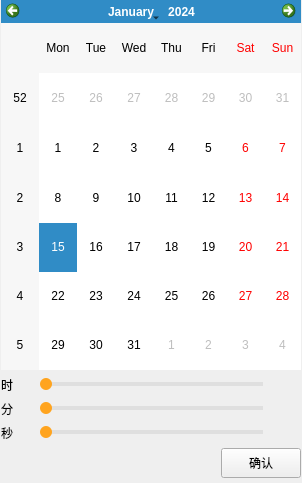
<?xml version="1.0" encoding="UTF-8"?>
<ui version="4.0">
 <class>CCalendarWidget</class>
 <widget class="QWidget" name="CCalendarWidget">
  <property name="geometry">
   <rect>
    <x>0</x>
    <y>0</y>
    <width>302</width>
    <height>483</height>
   </rect>
  </property>
  <property name="windowTitle">
   <string>Form</string>
  </property>
  <property name="styleSheet">
   <string notr="true">QSlider::groove:horizontal {
    border: 1px solid #999999;
    height: 2px;
    margin: 0px 0;
    left: 12px; right: 12px;
}
QSlider::handle:horizontal {
    border: 0px;
    background-color: rgb(255, 164, 31);
    border-radius:6px;
    height:12px;
    width: 12px;
    margin: -5px -5px -5px -5px;
 }

QSlider::sub-page:horizontal{
    background-color: rgb(255, 164, 31);
}
QSlider::add-page:horizontal{
    background-color: rgb(223, 223, 223);
}</string>
  </property>
  <layout class="QVBoxLayout" name="verticalLayout">
   <property name="leftMargin">
    <number>1</number>
   </property>
   <property name="topMargin">
    <number>0</number>
   </property>
   <property name="rightMargin">
    <number>1</number>
   </property>
   <property name="bottomMargin">
    <number>5</number>
   </property>
   <item>
    <widget class="CCalendarWnd" name="calendarWidget">
     <property name="minimumSize">
      <size>
       <width>300</width>
       <height>350</height>
      </size>
     </property>
    </widget>
   </item>
   <item>
    <layout class="QHBoxLayout" name="horizontalLayout">
     <item>
      <widget class="QLabel" name="label">
       <property name="minimumSize">
        <size>
         <width>25</width>
         <height>0</height>
        </size>
       </property>
       <property name="text">
        <string>时</string>
       </property>
      </widget>
     </item>
     <item>
      <widget class="QSlider" name="horizontalSliderHour">
       <property name="maximum">
        <number>23</number>
       </property>
       <property name="orientation">
        <enum>Qt::Horizontal</enum>
       </property>
      </widget>
     </item>
     <item>
      <widget class="QLabel" name="labelHourVal">
       <property name="minimumSize">
        <size>
         <width>20</width>
         <height>0</height>
        </size>
       </property>
       <property name="text">
        <string/>
       </property>
      </widget>
     </item>
    </layout>
   </item>
   <item>
    <layout class="QHBoxLayout" name="horizontalLayout_2">
     <item>
      <widget class="QLabel" name="label_3">
       <property name="minimumSize">
        <size>
         <width>25</width>
         <height>0</height>
        </size>
       </property>
       <property name="text">
        <string>分</string>
       </property>
      </widget>
     </item>
     <item>
      <widget class="QSlider" name="horizontalSliderMinute">
       <property name="maximum">
        <number>59</number>
       </property>
       <property name="orientation">
        <enum>Qt::Horizontal</enum>
       </property>
      </widget>
     </item>
     <item>
      <widget class="QLabel" name="labelMinuteVal">
       <property name="minimumSize">
        <size>
         <width>20</width>
         <height>0</height>
        </size>
       </property>
       <property name="text">
        <string/>
       </property>
      </widget>
     </item>
    </layout>
   </item>
   <item>
    <layout class="QHBoxLayout" name="horizontalLayout_3">
     <item>
      <widget class="QLabel" name="label_5">
       <property name="minimumSize">
        <size>
         <width>25</width>
         <height>0</height>
        </size>
       </property>
       <property name="text">
        <string>秒  </string>
       </property>
      </widget>
     </item>
     <item>
      <widget class="QSlider" name="horizontalSliderSecond">
       <property name="maximum">
        <number>59</number>
       </property>
       <property name="orientation">
        <enum>Qt::Horizontal</enum>
       </property>
      </widget>
     </item>
     <item>
      <widget class="QLabel" name="labelSecondVal">
       <property name="minimumSize">
        <size>
         <width>20</width>
         <height>0</height>
        </size>
       </property>
       <property name="text">
        <string/>
       </property>
      </widget>
     </item>
    </layout>
   </item>
   <item>
    <layout class="QHBoxLayout" name="horizontalLayout_4">
     <item>
      <spacer name="horizontalSpacer">
       <property name="orientation">
        <enum>Qt::Horizontal</enum>
       </property>
       <property name="sizeHint" stdset="0">
        <size>
         <width>40</width>
         <height>20</height>
        </size>
       </property>
      </spacer>
     </item>
     <item>
      <widget class="QPushButton" name="pushButtonSubmit">
       <property name="minimumSize">
        <size>
         <width>0</width>
         <height>30</height>
        </size>
       </property>
       <property name="text">
        <string>确认</string>
       </property>
      </widget>
     </item>
    </layout>
   </item>
  </layout>
 </widget>
 <customwidgets>
  <customwidget>
   <class>CCalendarWnd</class>
   <extends>QCalendarWidget</extends>
   <header>components/ccalendarwnd.h</header>
  </customwidget>
 </customwidgets>
 <resources/>
 <connections/>
</ui>
